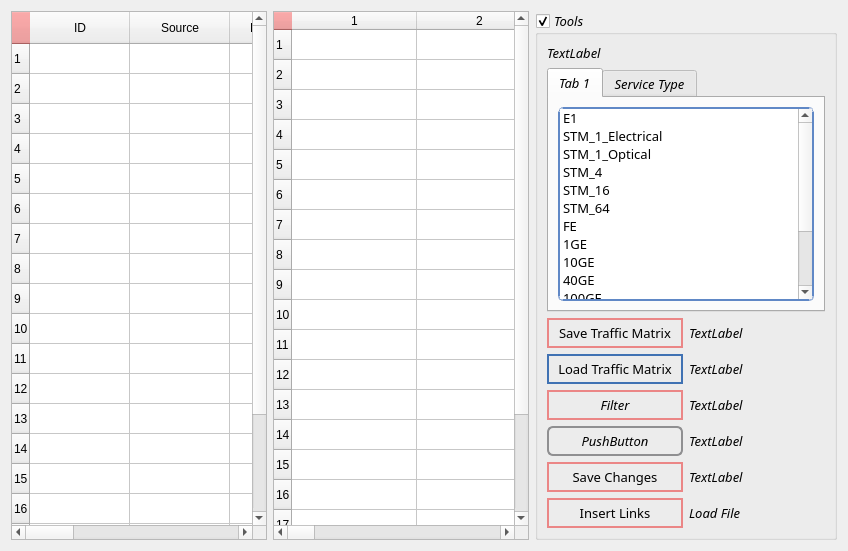
       <widget class="QWidget" name="TrafficMatrixTab">
        <attribute name="title">
         <string>Traffic Matrix Tab</string>
        </attribute>
        <layout class="QGridLayout" name="gridLayout_6">
         <item row="0" column="1">
          <widget class="QTableWidget" name="Traffic_matrix">
           <property name="maximumSize">
            <size>
             <width>16777215</width>
             <height>16777215</height>
            </size>
           </property>
           <property name="styleSheet">
            <string notr="true">QTableWidget {
    selection-background-color: qlineargradient(x1: 0, y1: 0, x2: 0.5, y2: 0.5,
                                stop: 0 #FF92BB, stop: 1 white);
}
QTableWidget QTableCornerButton::section {
    background: #EB8686;
  }</string>
           </property>
           <property name="alternatingRowColors">
            <bool>false</bool>
           </property>
           <property name="textElideMode">
            <enum>Qt::ElideMiddle</enum>
           </property>
           <property name="showGrid">
            <bool>true</bool>
           </property>
           <property name="gridStyle">
            <enum>Qt::SolidLine</enum>
           </property>
           <property name="sortingEnabled">
            <bool>false</bool>
           </property>
           <property name="rowCount">
            <number>20</number>
           </property>
           <property name="columnCount">
            <number>10</number>
           </property>
           <attribute name="horizontalHeaderCascadingSectionResizes">
            <bool>true</bool>
           </attribute>
           <attribute name="horizontalHeaderDefaultSectionSize">
            <number>125</number>
           </attribute>
           <attribute name="horizontalHeaderShowSortIndicator" stdset="0">
            <bool>false</bool>
           </attribute>
           <attribute name="verticalHeaderShowSortIndicator" stdset="0">
            <bool>true</bool>
           </attribute>
           <attribute name="verticalHeaderStretchLastSection">
            <bool>false</bool>
           </attribute>
           <row/>
           <row/>
           <row/>
           <row/>
           <row/>
           <row/>
           <row/>
           <row/>
           <row/>
           <row/>
           <row/>
           <row/>
           <row/>
           <row/>
           <row/>
           <row/>
           <row/>
           <row/>
           <row/>
           <row/>
           <column/>
           <column/>
           <column/>
           <column/>
           <column/>
           <column/>
           <column/>
           <column/>
           <column/>
           <column/>
          </widget>
         </item>
         <item row="0" column="0">
          <widget class="QTableWidget" name="General_TM">
           <property name="styleSheet">
            <string notr="true">QTableWidget {
    selection-background-color: qlineargradient(x1: 0, y1: 0, x2: 0.5, y2: 0.5,
                                stop: 0 #FF92BB, stop: 1 white);
}
QTableWidget QTableCornerButton::section {
    background: #EB8686;
  }</string>
           </property>
           <property name="rowCount">
            <number>20</number>
           </property>
           <property name="columnCount">
            <number>9</number>
           </property>
           <row/>
           <row/>
           <row/>
           <row/>
           <row/>
           <row/>
           <row/>
           <row/>
           <row/>
           <row/>
           <row/>
           <row/>
           <row/>
           <row/>
           <row/>
           <row/>
           <row/>
           <row/>
           <row/>
           <row/>
           <column>
            <property name="text">
             <string>ID</string>
            </property>
           </column>
           <column>
            <property name="text">
             <string>Source</string>
            </property>
           </column>
           <column>
            <property name="text">
             <string>Destination</string>
            </property>
           </column>
           <column>
            <property name="text">
             <string>Old
Cable Type</string>
            </property>
           </column>
           <column>
            <property name="text">
             <string>Cable
Type</string>
            </property>
           </column>
           <column>
            <property name="text">
             <string>Distance
Real (Km)</string>
            </property>
           </column>
           <column>
            <property name="text">
             <string>Att. (dB/ Km )
for Network Plan </string>
            </property>
           </column>
           <column>
            <property name="text">
             <string>Status</string>
            </property>
           </column>
           <column>
            <property name="text">
             <string>Degree</string>
            </property>
           </column>
          </widget>
         </item>
         <item row="0" column="2">
          <widget class="QGroupBox" name="TM_groupbox">
           <property name="font">
            <font>
             <family>Bahnschrift</family>
             <pointsize>10</pointsize>
             <italic>true</italic>
            </font>
           </property>
           <property name="mouseTracking">
            <bool>false</bool>
           </property>
           <property name="accessibleDescription">
            <string/>
           </property>
           <property name="title">
            <string>Tools</string>
           </property>
           <property name="flat">
            <bool>true</bool>
           </property>
           <property name="checkable">
            <bool>true</bool>
           </property>
           <property name="checked">
            <bool>true</bool>
           </property>
           <layout class="QGridLayout" name="gridLayout_5">
            <item row="2" column="1">
             <widget class="QLabel" name="label_2">
              <property name="text">
               <string>TextLabel</string>
              </property>
             </widget>
            </item>
            <item row="5" column="0">
             <widget class="QPushButton" name="pushButton_10">
              <property name="minimumSize">
               <size>
                <width>84</width>
                <height>30</height>
               </size>
              </property>
              <property name="styleSheet">
               <string notr="true">QPushButton {
    border: 2px solid #8f8f91;
    border-radius: 6px;
    background-color: qlineargradient(x1: 0, y1: 0, x2: 0, y2: 1,
                                      stop: 0 #f6f7fa, stop: 1 #dadbde);
    min-width: 80px;
}

QPushButton:pressed {
    background-color: qlineargradient(x1: 0, y1: 0, x2: 0, y2: 1,
                                      stop: 0 #dadbde, stop: 1 #f6f7fa);
}

QPushButton:flat {
    border: none; /* no border for a flat push button */
}

QPushButton:default {
    border-color: navy; /* make the default button prominent */
}</string>
              </property>
              <property name="text">
               <string>PushButton</string>
              </property>
             </widget>
            </item>
            <item row="3" column="1">
             <widget class="QLabel" name="label_3">
              <property name="text">
               <string>TextLabel</string>
              </property>
             </widget>
            </item>
            <item row="5" column="1">
             <widget class="QLabel" name="label_6">
              <property name="text">
               <string>TextLabel</string>
              </property>
             </widget>
            </item>
            <item row="7" column="1">
             <widget class="QLabel" name="label">
              <property name="text">
               <string>Load File</string>
              </property>
             </widget>
            </item>
            <item row="2" column="0">
             <widget class="QPushButton" name="SaveTM_button">
              <property name="minimumSize">
               <size>
                <width>84</width>
                <height>30</height>
               </size>
              </property>
              <property name="font">
               <font>
                <family>Bahnschrift Condensed</family>
                <pointsize>10</pointsize>
                <weight>9</weight>
                <italic>false</italic>
                <bold>false</bold>
               </font>
              </property>
              <property name="toolTip">
               <string/>
              </property>
              <property name="styleSheet">
               <string notr="true">QPushButton {
	
	
	font: 75 10pt &quot;Bahnschrift Condensed&quot;;
	
    border: 2px solid #8f8f91; min-width: 80px;
	border-color: #EB8686; 
    border-radius: 25px;
}

QPushButton:pressed {
    background-color: qlineargradient(x1: 0, y1: 0, x2: 0, y2: 1,
                                      stop: 0 #dadbde, stop: 1 #f6f7fa);
}

QPushButton:flat {
    border: none; /* no border for a flat push button */
}

QPushButton:default {
    border-color: navy; /* make the default button prominent */
}</string>
              </property>
              <property name="text">
               <string>Save Traffic Matrix</string>
              </property>
             </widget>
            </item>
            <item row="4" column="0">
             <widget class="QPushButton" name="filter">
              <property name="minimumSize">
               <size>
                <width>84</width>
                <height>30</height>
               </size>
              </property>
              <property name="styleSheet">
               <string notr="true">QPushButton {
	
	
	font: 75 10pt &quot;Bahnschrift Condensed&quot;;
	
    border: 2px solid #8f8f91; min-width: 80px;
	border-color: #EB8686; 
    border-radius: 25px;
}

QPushButton:pressed {
    background-color: qlineargradient(x1: 0, y1: 0, x2: 0, y2: 1,
                                      stop: 0 #dadbde, stop: 1 #f6f7fa);
}

QPushButton:flat {
    border: none; /* no border for a flat push button */
}

QPushButton:default {
    border-color: navy; /* make the default button prominent */
}
</string>
              </property>
              <property name="text">
               <string>Filter</string>
              </property>
             </widget>
            </item>
            <item row="6" column="0">
             <widget class="QPushButton" name="SaveChanges_button">
              <property name="minimumSize">
               <size>
                <width>84</width>
                <height>30</height>
               </size>
              </property>
              <property name="font">
               <font>
                <family>Bahnschrift Condensed</family>
                <pointsize>10</pointsize>
                <weight>9</weight>
                <italic>false</italic>
                <bold>false</bold>
               </font>
              </property>
              <property name="styleSheet">
               <string notr="true">QPushButton {
	
	
	font: 75 10pt &quot;Bahnschrift Condensed&quot;;
	
    border: 2px solid #8f8f91; min-width: 80px;
	border-color: #EB8686; 
    border-radius: 25px;
}

QPushButton:pressed {
    background-color: qlineargradient(x1: 0, y1: 0, x2: 0, y2: 1,
                                      stop: 0 #dadbde, stop: 1 #f6f7fa);
}

QPushButton:flat {
    border: none; /* no border for a flat push button */
}

QPushButton:default {
    border-color: navy; /* make the default button prominent */
}</string>
              </property>
              <property name="text">
               <string>Save Changes</string>
              </property>
             </widget>
            </item>
            <item row="0" column="0">
             <widget class="QLabel" name="label_7">
              <property name="text">
               <string>TextLabel</string>
              </property>
             </widget>
            </item>
            <item row="1" column="0" colspan="2">
             <widget class="QTabWidget" name="List_tab">
              <property name="currentIndex">
               <number>0</number>
              </property>
              <widget class="QWidget" name="tab_4">
               <attribute name="title">
                <string>Tab 1</string>
               </attribute>
               <layout class="QVBoxLayout" name="verticalLayout">
                <item>
                 <widget class="QListWidget" name="listWidget">
                  <property name="font">
                   <font>
                    <family>Bahnschrift</family>
                    <pointsize>10</pointsize>
                   </font>
                  </property>
                  <property name="styleSheet">
                   <string notr="true">QListWidget {
    alternate-background-color: yellow;
	border:2px double;
	border-color: #6088C6;
	border-radius: 5px; 
    
}
QListWidget {
    show-decoration-selected: 1; /* make the selection span the entire width of the view */
}

QListWidget::item:alternate {
    background: #EEEEEE;
}

QListWidget::item:selected {
    border: 1px solid #6a6ea9;
}

QListWidget::item:selected:!active {
    background: qlineargradient(x1: 0, y1: 0, x2: 0, y2: 1,
                                stop: 0 #ABAFE5, stop: 1 #8588B2);
}

QListWidget::item:selected:active {
    background: qlineargradient(x1: 0, y1: 0, x2: 0, y2: 1,
                                stop: 0 #6a6ea9, stop: 1 #888dd9);
}

QListWidget::item:hover {
    background: qlineargradient(x1: 0, y1: 0, x2: 0, y2: 1,
                                stop: 0 #FAFBFE, stop: 1 #DCDEF1);
}</string>
                  </property>
                  <item>
                   <property name="text">
                    <string>E1</string>
                   </property>
                  </item>
                  <item>
                   <property name="text">
                    <string>STM_1_Electrical</string>
                   </property>
                  </item>
                  <item>
                   <property name="text">
                    <string>STM_1_Optical</string>
                   </property>
                  </item>
                  <item>
                   <property name="text">
                    <string>STM_4</string>
                   </property>
                  </item>
                  <item>
                   <property name="text">
                    <string>STM_16</string>
                   </property>
                  </item>
                  <item>
                   <property name="text">
                    <string>STM_64</string>
                   </property>
                  </item>
                  <item>
                   <property name="text">
                    <string>FE</string>
                   </property>
                  </item>
                  <item>
                   <property name="text">
                    <string>1GE</string>
                   </property>
                  </item>
                  <item>
                   <property name="text">
                    <string>10GE</string>
                   </property>
                  </item>
                  <item>
                   <property name="text">
                    <string>40GE</string>
                   </property>
                  </item>
                  <item>
                   <property name="text">
                    <string>100GE</string>
                   </property>
                  </item>
                  <item>
                   <property name="text">
                    <string>Main Route</string>
                   </property>
                  </item>
                  <item>
                   <property name="text">
                    <string>Protection Route</string>
                   </property>
                  </item>
                  <item>
                   <property name="text">
                    <string>Protection Route 1</string>
                   </property>
                  </item>
                  <item>
                   <property name="text">
                    <string>Protection Route 2</string>
                   </property>
                  </item>
                 </widget>
                </item>
               </layout>
              </widget>
              <widget class="QWidget" name="tab_5">
               <attribute name="title">
                <string>Service Type</string>
               </attribute>
              </widget>
             </widget>
            </item>
            <item row="4" column="1">
             <widget class="QLabel" name="label_5">
              <property name="text">
               <string>TextLabel</string>
              </property>
             </widget>
            </item>
            <item row="7" column="0">
             <widget class="QPushButton" name="insert_link_button">
              <property name="minimumSize">
               <size>
                <width>84</width>
                <height>30</height>
               </size>
              </property>
              <property name="font">
               <font>
                <family>Bahnschrift Condensed</family>
                <pointsize>10</pointsize>
                <weight>9</weight>
                <italic>false</italic>
                <bold>false</bold>
               </font>
              </property>
              <property name="styleSheet">
               <string notr="true">QPushButton {
	
	
	font: 75 10pt &quot;Bahnschrift Condensed&quot;;
	
    border: 2px solid #8f8f91; min-width: 80px;
	border-color: #EB8686; 
    border-radius: 25px;
}

QPushButton:pressed {
    background-color: qlineargradient(x1: 0, y1: 0, x2: 0, y2: 1,
                                      stop: 0 #dadbde, stop: 1 #f6f7fa);
}

QPushButton:flat {
    border: none; /* no border for a flat push button */
}

QPushButton:default {
    border-color: navy; /* make the default button prominent */
}</string>
              </property>
              <property name="text">
               <string>Insert Links</string>
              </property>
             </widget>
            </item>
            <item row="6" column="1">
             <widget class="QLabel" name="label_4">
              <property name="text">
               <string>TextLabel</string>
              </property>
             </widget>
            </item>
            <item row="3" column="0">
             <widget class="QPushButton" name="LoadTM_button">
              <property name="minimumSize">
               <size>
                <width>84</width>
                <height>30</height>
               </size>
              </property>
              <property name="font">
               <font>
                <family>Bahnschrift Condensed</family>
                <pointsize>10</pointsize>
                <weight>9</weight>
                <italic>false</italic>
                <bold>false</bold>
               </font>
              </property>
              <property name="styleSheet">
               <string notr="true">QPushButton {
	
	
	font: 75 10pt &quot;Bahnschrift Condensed&quot;;
	
	
    border: 2px solid #8f8f91; min-width: 80px;
	border-color: #4072B3; 
    border-radius: 25px;
}

QPushButton:pressed {
    background-color: qlineargradient(x1: 0, y1: 0, x2: 0, y2: 1,
                                      stop: 0 #dadbde, stop: 1 #f6f7fa);
} 


QPushButton:flat {
    border: none; /* no border for a flat push button */
}

QPushButton:default {
    border-color: navy; /* make the default button prominent */
}</string>
              </property>
              <property name="text">
               <string>Load Traffic Matrix</string>
              </property>
             </widget>
            </item>
           </layout>
          </widget>
         </item>
        </layout>
       </widget>
